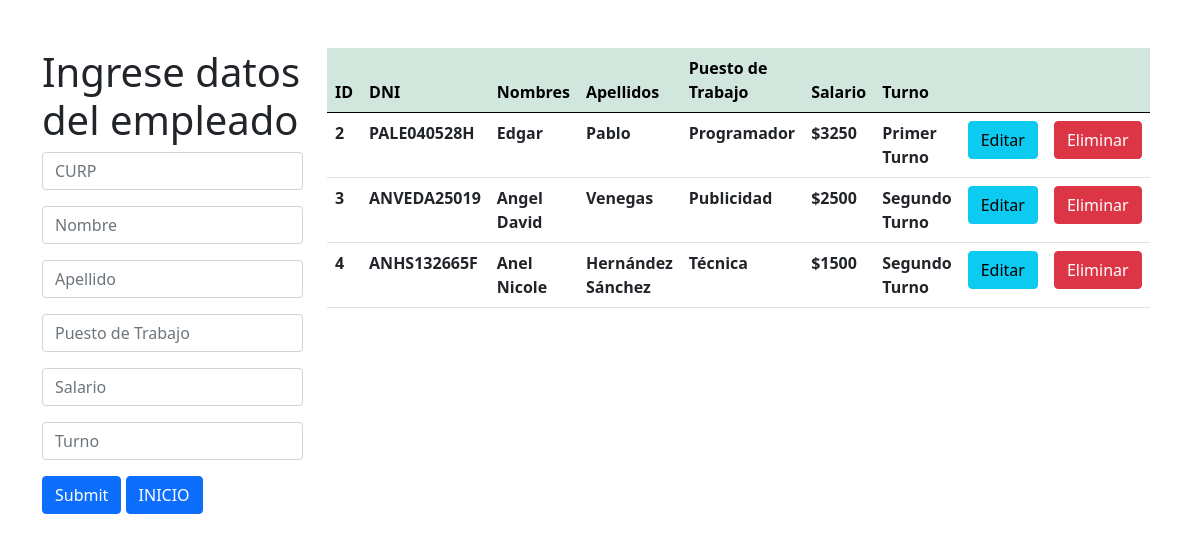
Page /crud_empleados/empleados.php on the committed database.
### tables this page shows
CREATE TABLE `empleados` (
  `id_empleado` int(11) NOT NULL,
  `curp` varchar(11) NOT NULL,
  `nombre` varchar(50) NOT NULL,
  `apellido` varchar(50) NOT NULL,
  `puesto_trabajo` varchar(50) NOT NULL,
  `salario` varchar(50) NOT NULL,
  `turno` varchar(50) NOT NULL
);

### crud_empleados/empleados.php (the view, shortened to what this page needs)
<?php
    $con = conectar();
    $sql = "SELECT * FROM empleados";
    $query = mysqli_query($con, $sql);
?>
<!DOCTYPE html>
<html lang="en">
<head>
    <link href="css/style.css" rel="stylesheet">
    <link href="https://cdn.jsdelivr.net/npm/bootstrap@5.0.0-beta1/dist/css/bootstrap.min.css" rel="stylesheet">
</head>
    <body>
        <div class="container mt-5">
            <div class="row">
                <div class="col-md-3">
                    <h1>Ingrese datos del empleado</h1>
                    <form action="insertar.php" method="POST">
                        <input type="text" class="form-control mb-3" name="curp" placeholder="CURP">
                        <input type="text" class="form-control mb-3" name="nombre" placeholder="Nombre">
                        <input type="text" class="form-control mb-3" name="apellido" placeholder="Apellido">
                        <input type="text" class="form-control mb-3" name="puesto_trabajo" placeholder="Puesto de Trabajo">
                        <input type="text" class="form-control mb-3" name="salario" placeholder="Salario">
                        <input type="text" class="form-control mb-3" name="turno" placeholder="Turno">
                        <input type="submit" class="btn btn-primary">
                        <a href="../index.php" class="btn btn-primary">INICIO</a>
                    </form>
                </div>
                <div class="col-md-8">
                    <table class="table">
                        <thead class="table-success table-striped">
                            <tr>
                                <th>ID</th>
                                <th>DNI</th>
                                <th>Nombres</th>
                                <th>Apellidos</th>
                                <th>Puesto de Trabajo</th>
                                <th>Salario</th>
                                <th>Turno</th>
                                <th></th>
                                <th></th>
                            </tr>
                        </thead>
                        <tbody>
                            <?php
                                while ($row = mysqli_fetch_array($query)) {
                                    ?>
                                        <tr>
                                            <th><?php echo $row['id_empleado'] ?></th>
                                            <th><?php echo $row['curp'] ?></th>
                                            <th><?php echo $row['nombre'] ?></th>
                                            <th><?php echo $row['apellido'] ?></th>
                                            <th><?php echo $row['puesto_trabajo'] ?></th>
                                            <th><?php echo $row['salario'] ?></th>
                                            <th><?php echo $row['turno'] ?></th>
                                            <th><a href="actualizar.php?id=<?php echo $row['id_empleado'] ?>" class="btn btn-info">Editar</a></th>
                                            <th><a href="delete.php?id=<?php echo $row['id_empleado'] ?>" class="btn btn-danger">Eliminar</a></th>
                                        </tr>
                                    <?php
                                }
                            ?>
                        </tbody>
                    </table>
                </div>
            </div>
        </div>
    </body>
</html>

### style.css (style rules this page uses)
* { -webkit-box-sizing: border-box; -moz-box-sizing: border-box; box-sizing: border-box; margin:0px; padding:0px; }
body { background:#f2f2f2; color:#333; font-family:Arial, helvetica, sans-serif; }
a { text-decoration: none; color:#F24C27; }

### rows in the picture
empleados: id_empleado "2", curp "PALE040528H", nombre "Edgar", apellido "Pablo", puesto_trabajo "Programador", salario "$3250", turno "Primer Turno"
empleados: id_empleado "3", curp "ANVEDA25019", nombre "Angel David", apellido "Venegas", puesto_trabajo "Publicidad", salario "$2500", turno "Segundo Turno"
empleados: id_empleado "4", curp "ANHS132665F", nombre "Anel Nicole", apellido "Hernández Sánchez", puesto_trabajo "Técnica", salario "$1500", turno "Segundo Turno"
